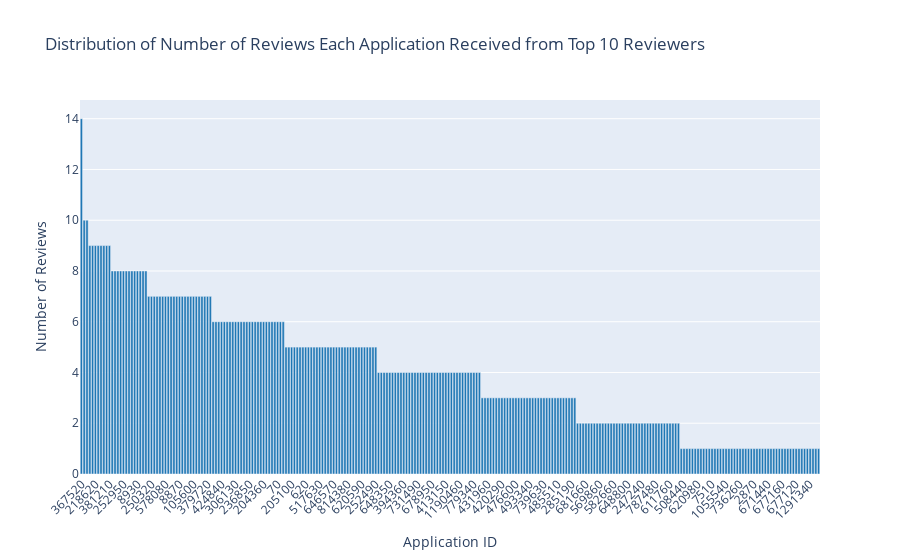

Notebook source saved alongside this figure:
### Markdown cell above
## 4. Create a plot showing the distribution of the number of reviews each application received from the top 10 reviewers, arranged in descending order.

### Code cell
# Use top_10_reviewers directly as it already contains the reviewer IDs
top_10_reviews = df[df['author.steamid'].isin(top_10_reviewers)]

# Count the number of reviews each application received from these reviewers
app_review_counts = top_10_reviews['app_id'].value_counts().reset_index()
app_review_counts.columns = ['Application ID', 'Review Count']


# Ensure Application IDs are treated as strings
app_review_counts['Application ID'] = app_review_counts['Application ID'].astype(str)

# Create the interactive bar plot with Plotly and adjust color for visibility
fig = px.bar(
    app_review_counts,
    x='Application ID',
    y='Review Count',
    title="Distribution of Number of Reviews Each Application Received from Top 10 Reviewers",
    labels={'Review Count': 'Number of Reviews', 'Application ID': 'Application ID'},
    color_discrete_sequence=["#1f77b4"]  # Use a distinct blue for better visibility
)

# Customize layout for readability
fig.update_layout(
    xaxis={'categoryorder': 'total descending'},  # Ensure X-axis is ordered by review count
    xaxis_tickangle=-45,  # Tilt x-axis labels for readability
    height=600  # Set a suitable height for the plot
)

# Display the interactive plot
fig.show()

### Figure 1 — Plotly figure (JSON) as saved in the notebook; plotly's stock layout.template omitted (floating-point values rounded to 4 significant figures; data arrays with more than 128 entries replaced by an {"elided": "..."} marker saying what was removed)
{"data": [{"alignmentgroup": "True", "hovertemplate": "Application ID=%{x}<br>Number of Reviews=%{y}<extra></extra>", "legendgroup": "", "marker": {"color": "#1f77b4", "pattern": {"shape": ""}}, "name": "", "offsetgroup": "", "orientation": "v", "showlegend": false, "textposition": "auto", "type": "bar", "x": {"elided": "264 str values"}, "xaxis": "x", "y": {"elided": "264 int values"}, "yaxis": "y"}], "layout": {"autosize": true, "barmode": "relative", "legend": {"tracegroupgap": 0}, "title": {"text": "Distribution of Number of Reviews Each Application Received from Top 10 Reviewers"}, "xaxis": {"anchor": "y", "autorange": true, "categoryorder": "total descending", "domain": [0, 1], "range": [-0.5, 263.5], "tickangle": -45, "title": {"text": "Application ID"}, "type": "category"}, "yaxis": {"anchor": "x", "autorange": true, "domain": [0, 1], "range": [0, 14.74], "title": {"text": "Number of Reviews"}, "type": "linear"}}}
